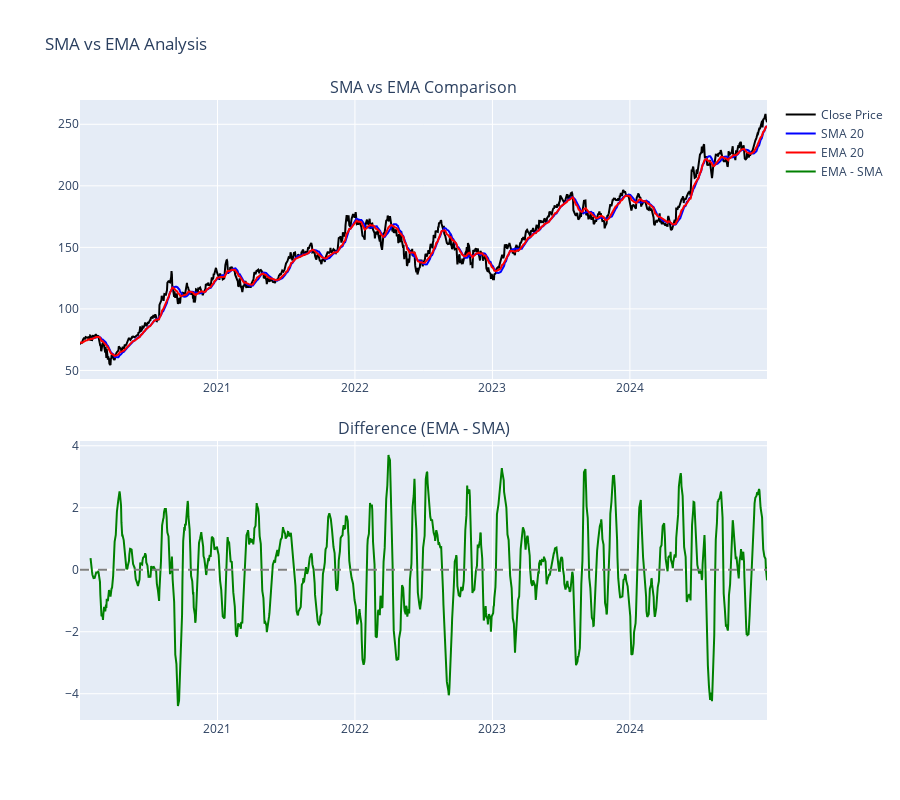

Notebook cell for this chart:
### Code cell
# Compare SMA vs EMA
fig = make_subplots(rows=2, cols=1, 
                    subplot_titles=['SMA vs EMA Comparison', 'Difference (EMA - SMA)'],
                    vertical_spacing=0.1)

# Top subplot: Price with SMA and EMA
fig.add_trace(go.Scatter(x=data.index, y=data['Close'], 
                        name='Close Price', line=dict(color='black')), row=1, col=1)
fig.add_trace(go.Scatter(x=data.index, y=data['SMA_20'], 
                        name='SMA 20', line=dict(color='blue')), row=1, col=1)
fig.add_trace(go.Scatter(x=data.index, y=data['EMA_20'], 
                        name='EMA 20', line=dict(color='red')), row=1, col=1)

# Bottom subplot: Difference
difference = data['EMA_20'] - data['SMA_20']
fig.add_trace(go.Scatter(x=data.index, y=difference, 
                        name='EMA - SMA', line=dict(color='green')), row=2, col=1)
fig.add_hline(y=0, line_dash="dash", line_color="gray", row=2, col=1)

fig.update_layout(height=800, title_text="SMA vs EMA Analysis")
fig.show()

# Print statistics
print(f"Average difference (EMA - SMA): ${difference.mean():.2f}")
print(f"Standard deviation of difference: ${difference.std():.2f}")
print(f"Maximum positive difference: ${difference.max():.2f}")
print(f"Maximum negative difference: ${difference.min():.2f}")

### Figure 1 — Plotly figure (JSON) as saved in the notebook; plotly's stock layout.template omitted (floating-point values rounded to 4 significant figures; data arrays with more than 128 entries replaced by an {"elided": "..."} marker saying what was removed)
{"data": [{"line": {"color": "black"}, "name": "Close Price", "type": "scatter", "x": {"elided": "1257 str values"}, "xaxis": "x", "y": {"elided": "1257 float values"}, "yaxis": "y"}, {"line": {"color": "blue"}, "name": "SMA 20", "type": "scatter", "x": {"elided": "1257 str values"}, "xaxis": "x", "y": {"elided": "1257 float values"}, "yaxis": "y"}, {"line": {"color": "red"}, "name": "EMA 20", "type": "scatter", "x": {"elided": "1257 str values"}, "xaxis": "x", "y": {"elided": "1257 float values"}, "yaxis": "y"}, {"line": {"color": "green"}, "name": "EMA - SMA", "type": "scatter", "x": {"elided": "1257 str values"}, "xaxis": "x2", "y": {"elided": "1257 float values"}, "yaxis": "y2"}], "layout": {"annotations": [{"font": {"size": 16}, "showarrow": false, "text": "SMA vs EMA Comparison", "x": 0.5, "xanchor": "center", "xref": "paper", "y": 1, "yanchor": "bottom", "yref": "paper"}, {"font": {"size": 16}, "showarrow": false, "text": "Difference (EMA - SMA)", "x": 0.5, "xanchor": "center", "xref": "paper", "y": 0.45, "yanchor": "bottom", "yref": "paper"}], "height": 800, "shapes": [{"line": {"color": "gray", "dash": "dash"}, "type": "line", "x0": 0, "x1": 1, "xref": "x2 domain", "y0": 0, "y1": 0, "yref": "y2"}], "title": {"text": "SMA vs EMA Analysis"}, "xaxis": {"anchor": "y", "domain": [0, 1]}, "xaxis2": {"anchor": "y2", "domain": [0, 1]}, "yaxis": {"anchor": "x", "domain": [0.55, 1]}, "yaxis2": {"anchor": "x2", "domain": [0, 0.45]}}}
